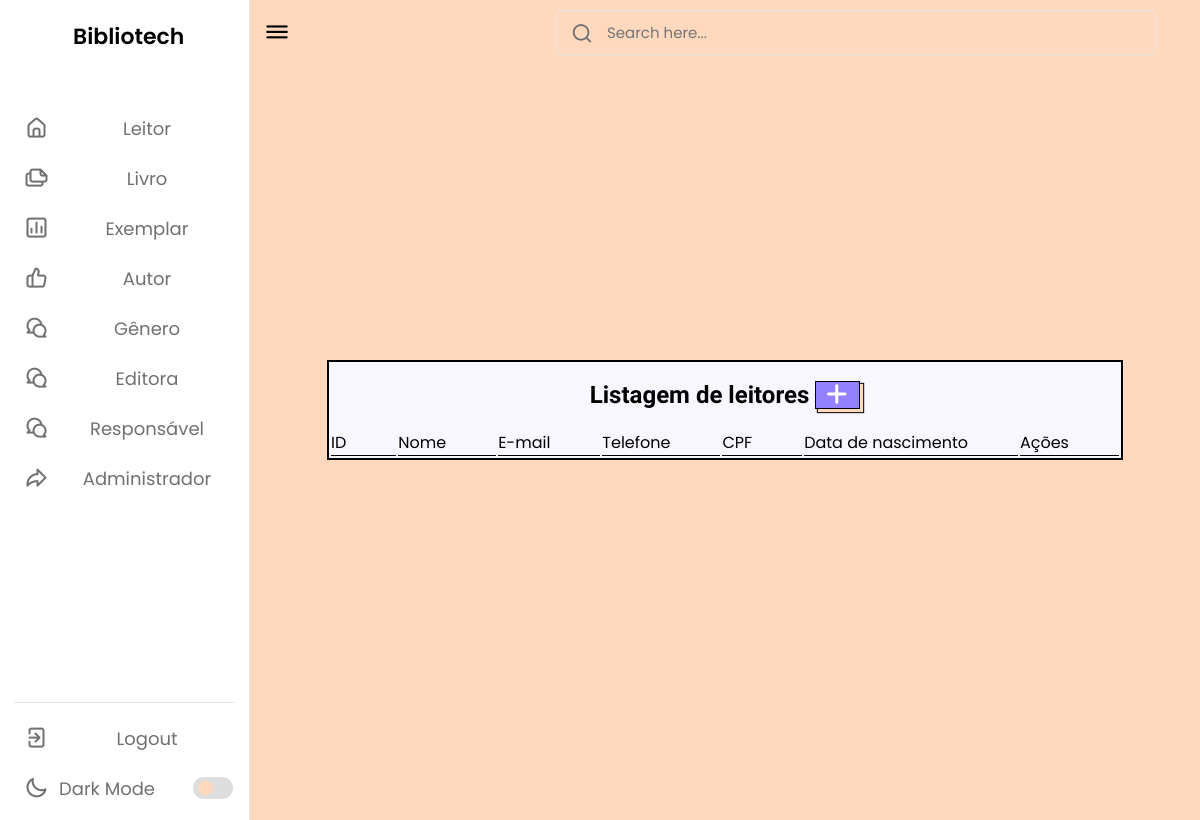
The page /listarleitor3.php on the database as committed earlier.
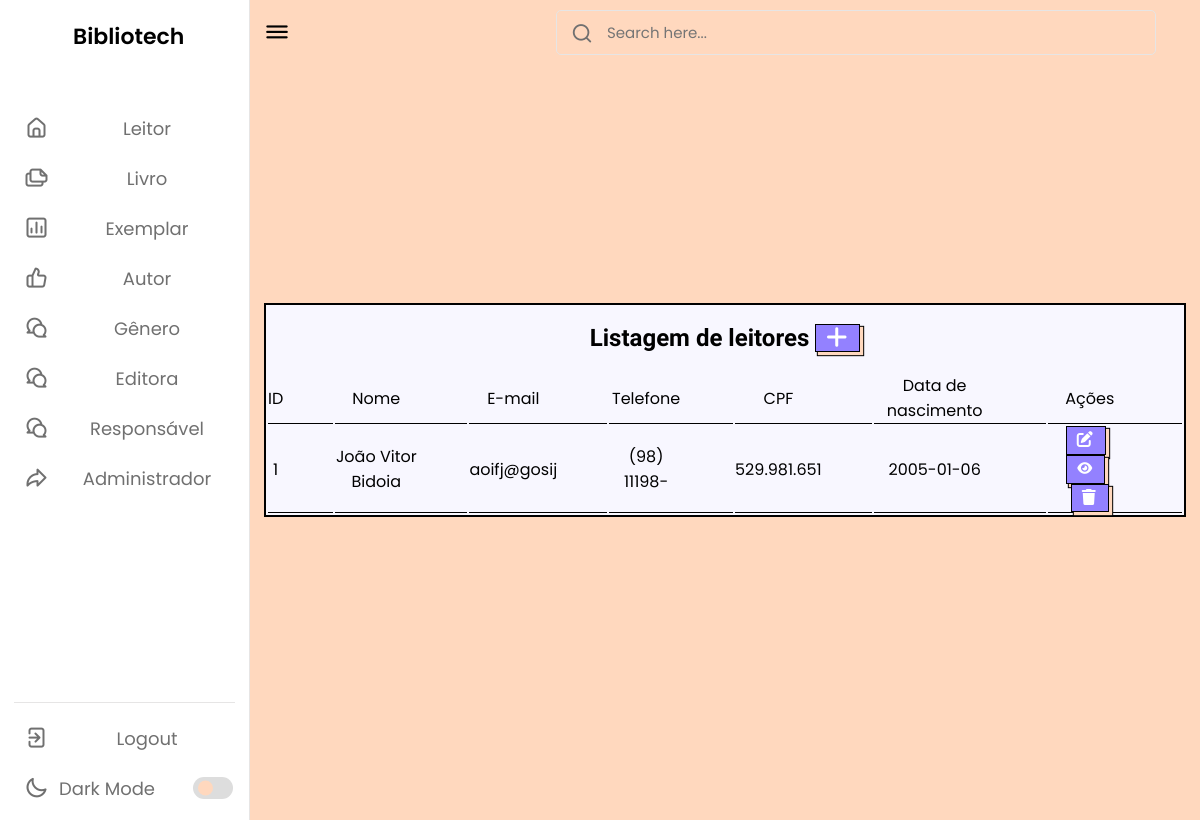
The same page on the database as committed later.
### tables this page shows
CREATE TABLE `leitor` (
  `id` int(11) NOT NULL,
  `status` varchar(45) NOT NULL,
  `nome` varchar(100) NOT NULL,
  `telefone` varchar(15) NOT NULL,
  `endereco` varchar(100) NOT NULL,
  `dn` date NOT NULL,
  `cpf` varchar(11) NOT NULL,
  `email` varchar(100) NOT NULL,
  `senha` varchar(255) NOT NULL,
  `nomeResp` varchar(100) DEFAULT NULL,
  `cpfResp` varchar(11) DEFAULT NULL,
  `telResp` varchar(45) DEFAULT NULL
);

### listarleitor3.php (the view, shortened to what this page needs)
<?php
require_once("conexao.php");
$sql = "select * from leitor";
$resultado = mysqli_query($conexao, $sql);
?>
<!DOCTYPE html>
<html lang="pt-br">
<head>
    <link rel="stylesheet" href="css/style.css">
    <link rel="stylesheet" href="css/cadastrar.css">
    <link rel="stylesheet" href="https://unicons.iconscout.com/release/v4.0.0/css/line.css">
</head>
<body>
    <nav>
        <div class="logo-name">
            <span class="logo_name">Bibliotech</span>
        </div>
        <div class="menu-items">
            <ul class="nav-links">
                <li><a href="cadastrarLeitor.php">
                        <i class="uil uil-estate"></i>
                        <span class="link-name">Leitor</span>
                    </a></li>
                <li><a href="#">
                        <i class="uil uil-files-landscapes"></i>
                        <span class="link-name">Livro</span>
                    </a></li>
                <li><a href="#">
                        <i class="uil uil-chart"></i>
                        <span class="link-name">Exemplar</span>
                    </a></li>
                <li><a href="#">
                        <i class="uil uil-thumbs-up"></i>
                        <span class="link-name">Autor</span>
                    </a></li>
                <li><a href="#">
                        <i class="uil uil-comments"></i>
                        <span class="link-name">Gênero</span>
                    </a></li>
                <li><a href="#">
                        <i class="uil uil-comments"></i>
                        <span class="link-name">Editora</span>
                    </a></li>
                <li><a href="#">
                        <i class="uil uil-comments"></i>
                        <span class="link-name">Responsável</span>
                    </a></li>
                <li><a href="#">
                        <i class="uil uil-share"></i>
                        <span class="link-name">Administrador</span>
                    </a></li>
            </ul>
            <ul class="logout-mode">
                <li><a href="#">
                        <i class="uil uil-signout"></i>
                        <span class="link-name">Logout</span>
                    </a></li>
                <li class="mode">
                    <a href="#">
                        <i class="uil uil-moon"></i>
                        <span class="link-name">Dark Mode</span>
                    </a>
                    <div class="mode-toggle">
                        <span class="switch"></span>
                    </div>
                </li>
            </ul>
        </div>
    </nav>
    <section class="dashboard">
        <div class="corpo">
            <div class="top">
                <i class="uil uil-bars sidebar-toggle"></i>
                <div class="search-box">
                    <i class="uil uil-search"></i>
                    <input type="text" placeholder="Search here...">
                </div>
            </div>
            <div class="geekcb-wrapper">
                    <div class="listar">
                <div class="tabelaleitor"><br>
                    <h2 style="font-family: 'Fjalla One'; text-align: center">Listagem de leitores
                            <a href="cadastrarLeitor.php" class="botao">
                                <i class="fa-solid fa-plus"></i>
                            </a>
                        </h2><br>
                        <table>
                            <thead>
                                <tr>
                                    <td>ID</td>
                                    <td>Nome</td>
                                    <td>E-mail</td>
                                    <td>Telefone</td>
                                    <td>CPF</td>
                                    <td>Data de nascimento</td>
                                    <td>Ações</td>
                                </tr>
                            <tbody>
                                <?php while ($linha = mysqli_fetch_array($resultado)) { ?>
                                    <tr>
                                        <td>
                                            <?= $linha['id'] ?>
                                        </td>
                                        <td>
                                            <?= $linha['nome'] ?>
                                        </td>
                                        <td>
                                            <?= $linha['email'] ?>
                                        </td>
                                        <td>
                                            <?= $linha['telefone'] ?>
                                        </td>
                                        <td>
                                            <?= $linha['cpf'] ?>
                                        </td>
                                        <td>
                                            <?= $linha['dn'] ?>
                                        </td>
                                        <td>
                                            <a style="margin-right: 8px;" href="produtoAlterar.php? id=<?= $linha['id'] ?>"
                                                class="botao">
                                                <i class="fa-solid fa-pen-to-square"></i>
                                            </a>
                                            <button onclick="openModal(<?= $linha['id'] ?>)" style="margin-right: 8px;"
                                                name="info" class="botao">
                                                <i class="fa-solid fa-eye"></i>
                                            </button>
                                            <a href="listarLeitor.php? id=<?= $linha['id'] ?>" class="botao"
                                                onclick="return confirm('Deseja mesmo excluir o cadastro?')">
                                                <i class="fa-sharp fa-solid fa-trash"></i> </a>
                                        </td>
                                    </tr>
                                <?php } ?>
                            </tbody>
                        </table>
                    </div>
                </div>
            </div>
        </div>
    </section>
</body>
</html>

### css/style.css (style rules this page uses)
* { margin: 0; padding: 0; box-sizing: border-box; font-family: 'Poppins', sans-serif; }
:root { --primary-color: #9381ff; --panel-color: #ffd8be; --text-color: #000; --black-light-color: #707070; --border-color: #e6e5e5; --toggle-color: #DDD; --box1-color: #4DA3FF; --box2-color: #FFE6AC; --box3-color: #E7D1FC; --index-i: #9381ff; --title-icon-color: #fff; --nav-color: white; --tran-05: all 0.5s ease; --tran-03: all 0.3s ease; --tran-03: all 0.2s ease; }
body { min-height: 100vh; background-color: var(--primary-color); }
nav { position: fixed; top: 0; left: 0; height: 100%; width: 250px; padding: 10px 14px; background-color: var(--panel-color); border-right: 1px solid var(--border-color); transition: var(--tran-05); background-color: var(--nav-color); }
nav .logo-name { display: flex; align-items: center; }
nav .logo-name .logo_name { font-size: 22px; font-weight: 600; color: var(--text-color); margin-left: 14px; transition: var(--tran-05); }
nav .menu-items { margin-top: 40px; height: calc(100% - 90px); display: flex; flex-direction: column; justify-content: space-between; }
.menu-items li { list-style: none; }
.menu-items li a { display: flex; align-items: center; height: 50px; text-decoration: none; position: relative; }
.menu-items li a i { font-size: 24px; min-width: 45px; height: 100%; display: flex; align-items: center; justify-content: center; color: var(--black-light-color); }
.menu-items li a .link-name { font-size: 18px; font-weight: 400; color: var(--black-light-color); transition: var(--tran-05); }
.menu-items .logout-mode { padding-top: 10px; border-top: 1px solid var(--border-color); }
.menu-items .mode { display: flex; align-items: center; white-space: nowrap; }
.menu-items .mode-toggle { position: absolute; right: 14px; height: 50px; min-width: 45px; display: flex; align-items: center; justify-content: center; cursor: pointer; }
.mode-toggle .switch { position: relative; display: inline-block; height: 22px; width: 40px; border-radius: 25px; background-color: var(--toggle-color); }
.switch:before { content: ""; position: absolute; left: 5px; top: 50%; transform: translateY(-50%); height: 15px; width: 15px; background-color: var(--panel-color); border-radius: 50%; transition: var(--tran-03); }
.dashboard { position: relative; left: 250px; background-color: var(--panel-color); min-height: 100vh; width: calc(100% - 250px); padding: 10px 14px; transition: var(--tran-05); }
.dashboard .top { position: fixed; top: 0; left: 250px; display: flex; width: calc(100% - 250px); justify-content: space-between; align-items: center; padding: 10px 14px; background-color: var(--panel-color); transition: var(--tran-05); z-index: 10; }
.dashboard .top .sidebar-toggle { font-size: 26px; color: var(--text-color); cursor: pointer; }
.dashboard .top .search-box { position: relative; height: 45px; max-width: 600px; width: 100%; margin: 0 30px; }
.top .search-box input { position: absolute; border: 1px solid var(--border-color); background-color: var(--panel-color); padding: 0 25px 0 50px; border-radius: 5px; height: 100%; width: 100%; color: var(--text-color); font-size: 15px; font-weight: 400; outline: none; }
.top .search-box i { position: absolute; left: 15px; font-size: 22px; z-index: 10; top: 50%; transform: translateY(-50%); color: var(--black-light-color); }
table tbody td { height: 2.8rem; border-bottom: 1px solid #f8eae9; color: #000000; }
table tbody tr:last-child td { border: 2; }
span { margin: 10px auto; }
.tabelaleitor { font-family: "Fjalla One"; background-color: #f8f7ff; border: 2px solid black; width: 100%; border-radius: 0.5 rem; text-align: center; transition: all 300ms ease; }
.tabelaleitor td { border-bottom: 1px solid black; }
.listar table td { padding-right: 50px; text-align: center; }

### css/cadastrar.css (style rules this page uses)
.corpo { align-items: center; display: flex; height: auto; justify-items: center; margin: 0; width: auto; }
.geekcb-wrapper { align-items: center; display: flex; flex-direction: column; height: 100vh; justify-content: center; width: 100vw; }
.botao { background-color: #9381ff; border: 1px solid black; box-shadow: 3px 3px 1px #ffd8be, 3px 3px 1px 1px black; color: #fff; cursor: pointer; display: inline-block; letter-spacing: 2px; line-height: 20pt; margin: 0 auto; outline: none; padding: 0 10px; text-transform: uppercase; transition: .2 all ease-in-out; }

Rows that differ between the two databases and show on the page:
added leitor: id "1", nome "João Vitor Bidoia", email "aoifj@gosij", telefone "(98) 11198-", cpf "529.981.651", dn "2005-01-06"
